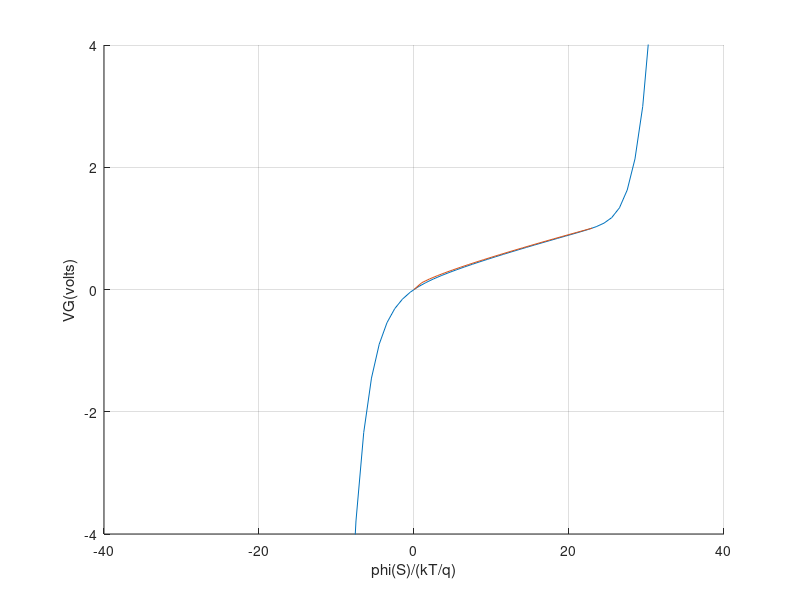

Recreate this plot in MATLAB. (Note: this script raises an error after producing the figure.)
%Problem 2:
clc;
clear;
 
%Defining Constants
kS=11.8;
kO=3.9;
xo=1.0e-5;
NA=1e15;
kT=0.0259;
e0=8.85e-14;
q=1.6e-19;
ni=1.0e10;
LD=sqrt((kS*e0*kT)/(2*q*ni));
N=abs(NA);
sign=-NA/N;
UF=sign*log(N/ni);
US=UF-21:1:UF+21;
S=US./abs(US);
F=sqrt(exp(UF).* (exp(-US)+US-1)+exp(-UF) .*(exp(US)-US-1));
VG=kT*(US+S*(kS*xo)/(kO*LD).*F);
Us=0:1:-2*UF;
P = (kS/kO)* xo;
Q = (2*q*NA)/(kS*e0 );
pF=log(N/ni);
ps = 0:1:2*pF;
VG_d  = (ps .*kT) + (P .*sqrt( Q .* ps .*(kT)));
 
%Plots
close;
hold on
plot(-US,-VG);
plot(Us,VG_d);
grid
axis([-40,40,-4,4]);
xlabel('phi(S)/(kT/q)');
ylabel("VG(volts)");
ax=gca;
ax.XAxisLocation="origin";
ax.YAxisLocation="origin";
legend({'Exact Solution','Delta-depletion'},'Location','northwest')
title("Interrelationship between Applied Gate Voltage and Surface Potential");
hold off
